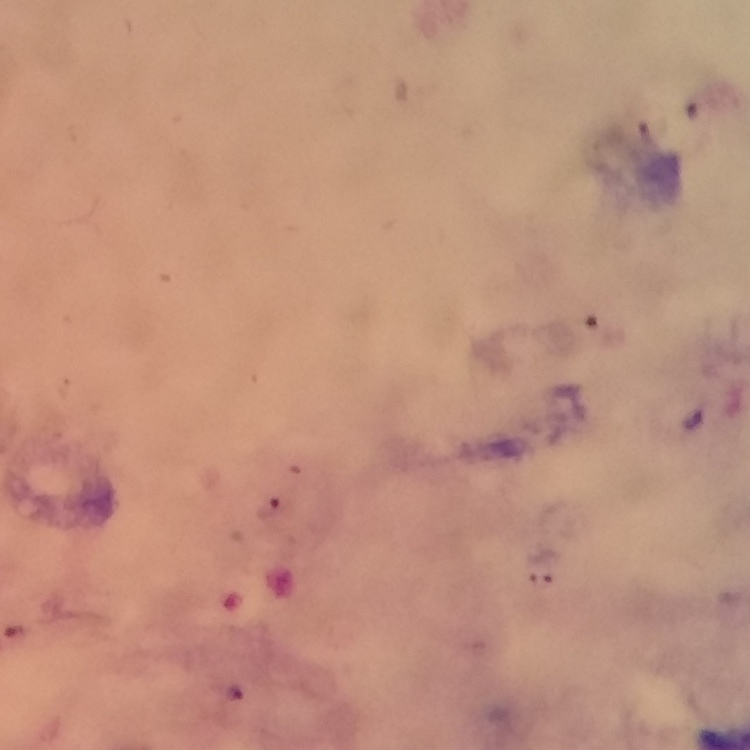
#> input picture PaluScope/data/samples/plasmodium-phone-0007.jpg, 750 x 750 px; its folder holds only this picture in this run
$ python -i extract.py   (imports and definitions only)
#> lines starting #> are read from the running program, lines starting #| are printed output that depends on the picture; after the words box and inside, x2 and y2 are one past the last pixel; in counts of white or black regions, pixels touching at a corner belong together
#> further down, picture is the input picture: shape (750, 750, 3); mean B, G, R 125.2, 145.1, 191.7
### PaluScope/src/preprocessing/color.py
"""Conversions de couleur et lissage (Membre 3).

Convention du projet : une image est un tableau NumPy RGB, uint8, de forme (H, W, 3).
ATTENTION : cv2.imread() renvoie du BGR, pas du RGB. Si tu charges avec OpenCV,
convertis d'abord : cv2.cvtColor(img, cv2.COLOR_BGR2RGB).
"""
import cv2
import numpy as np


def to_gray(image_rgb: np.ndarray) -> np.ndarray:
    """RGB (H, W, 3) -> niveaux de gris (H, W), uint8."""
    return cv2.cvtColor(image_rgb, cv2.COLOR_RGB2GRAY)
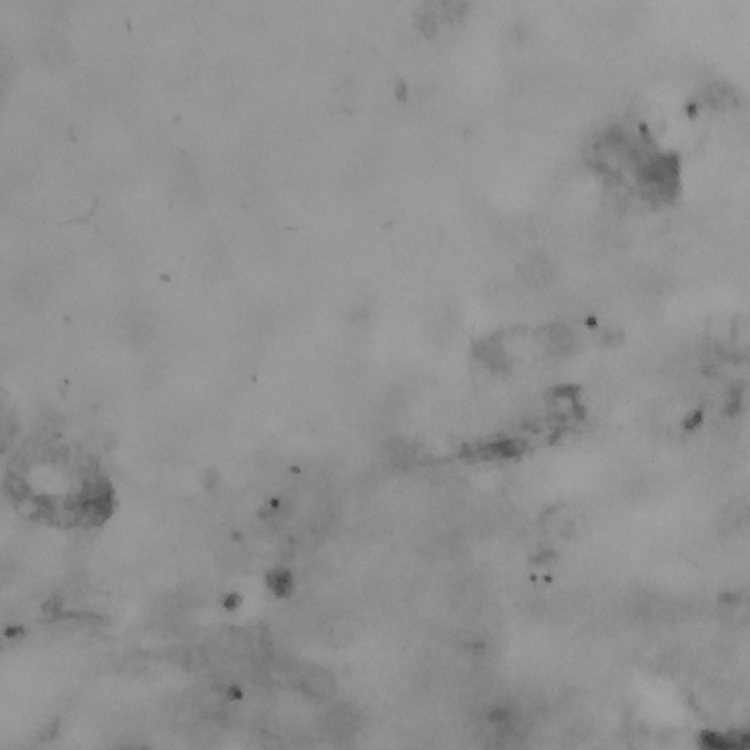
#> returned value: shape (750, 750); min 52, max 163, mean 144.5


def to_hsv(image_rgb: np.ndarray) -> np.ndarray:
    """RGB -> HSV (H, W, 3), uint8. Avec OpenCV : H in [0,179], S et V in [0,255]."""
    return cv2.cvtColor(image_rgb, cv2.COLOR_RGB2HSV)


def smooth(channel: np.ndarray, ksize: int = 3) -> np.ndarray:
    """Flou gaussien léger pour atténuer le bruit (JPEG, capteur) avant de seuiller.

    ksize doit être impair. ksize <= 1 : pas de lissage.
    """
#> called with ksize = 3
    if ksize <= 1:
        return channel
    return cv2.GaussianBlur(channel, (ksize, ksize), 0)

### PaluScope/src/candidates/extract.py
"""Extraction de régions candidates (Membre 3).

Pipeline : Image -> Gris/HSV -> Seuillage -> Morphologie
           -> Composantes connexes -> Contours -> Mesures géométriques

Idée générale : au grossissement x1000, un parasite apparaît comme une petite tache
SOMBRE sur un fond plus clair. On cherche donc de petites zones sombres, puis on
garde celles dont la taille et la forme sont plausibles. Ce sont des CANDIDATS :
on ne dit pas encore « c'est un parasite » (ce sera le rôle de la classification, Phase 2).

Format de sortie : voir docs/conventions.md.
"""
from dataclasses import dataclass

import cv2
import numpy as np

from src.preprocessing.color import smooth, to_gray


@dataclass(frozen=True)
class CandidateParams:
    """Tous les réglages au même endroit : faciles à modifier et à documenter."""

    channel: str = "gray"        # "gray" ou "green" (canal vert : souvent plus contrasté sur frottis colorés)
    smooth_ksize: int = 3        # lissage gaussien (impair)
    blackhat_ksize: int = 15     # doit être PLUS GRAND que les taches à détecter (en px)
    min_contrast: float = 20.0   # seuil plancher (niveaux de gris). Trop bas : des taches voisines fusionnent (puis rejetées car trop grosses) et le bruit passe
    open_ksize: int = 3          # ouverture : supprime les petits pixels isolés (0 = désactivé)
    close_ksize: int = 3         # fermeture : rebouche les petits trous dans une tache (0 = désactivé)
    min_area: float = 10.0       # px² - en dessous : bruit (5 % des vrais parasites ont < 16 px²)
    max_area: float = 150.0      # px² - au dessus : cellule blanche, amas... (99 % des vrais parasites ont < 146 px² sur 200 images)
    min_circularity: float = 0.30  # 1 = cercle parfait. À cette taille (~9 px de diamètre) elle sépare peu : presque tout vaut ~1


# ----------------------------------------------------------------------------
# Étapes du pipeline (chacune est testable et visualisable séparément)
# ----------------------------------------------------------------------------
def get_channel(image_rgb: np.ndarray, params: CandidateParams) -> np.ndarray:
    """Étape 1 : choisir l'image 1-canal sur laquelle on travaille."""
    if params.channel == "green":
        ch = image_rgb[:, :, 1]
    elif params.channel == "gray":
        ch = to_gray(image_rgb)
    else:
        raise ValueError(f"channel inconnu : {params.channel!r} (attendu : 'gray' ou 'green')")
    return smooth(ch, params.smooth_ksize)


def darkness_map(channel: np.ndarray, ksize: int) -> np.ndarray:
    """Étape 2 : carte « de sombreur locale » par black-hat.

    black-hat = fermeture(image) - image. Une fermeture « comble » les petites taches
    sombres avec la couleur du fond voisin ; en soustrayant l'image d'origine il ne reste
    que ces petites taches sombres, indépendamment de la teinte globale du frottis.
    C'est ce qui nous protège de la forte variabilité de couleur entre images.
    """
#> called with ksize = 15
    kernel = cv2.getStructuringElement(cv2.MORPH_ELLIPSE, (ksize, ksize))
    return cv2.morphologyEx(channel, cv2.MORPH_BLACKHAT, kernel)
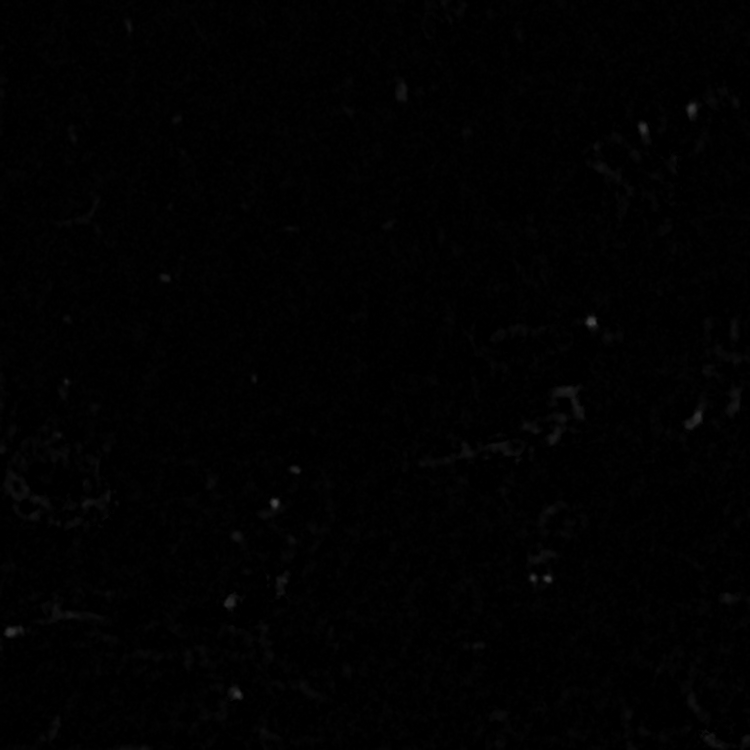
#> returned value: shape (750, 750); min 0, max 72, mean 1.4


def threshold_map(dark: np.ndarray, min_contrast: float) -> tuple:
    """Étape 3 : seuillage. Retourne (masque binaire 0/255, seuil utilisé).

    On prend le seuil d'Otsu (choisi automatiquement) mais jamais en dessous de
    `min_contrast`, sinon sur une image sans rien de sombre Otsu couperait du bruit.
    """
#> called with min_contrast = 20
    otsu_value, _ = cv2.threshold(dark, 0, 255, cv2.THRESH_BINARY + cv2.THRESH_OTSU)
#> otsu_value = 7
    thr = max(float(otsu_value), float(min_contrast))
#> thr = 20
    _, mask = cv2.threshold(dark, thr, 255, cv2.THRESH_BINARY)
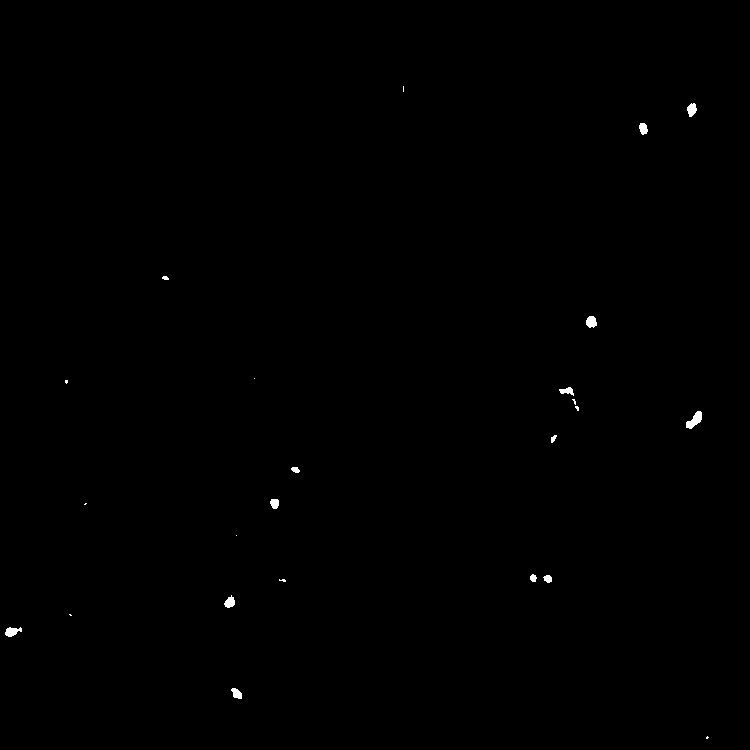
#> mask: shape (750, 750); 0.2% white; 24 white regions (10 under 20 px), largest, box (x1, y1, x2, y2) and area: (686, 411, 702, 429) 157, (5, 627, 22, 637) 109, (586, 316, 597, 328) 103
    return mask, thr


def clean_mask(mask: np.ndarray, open_ksize: int, close_ksize: int) -> np.ndarray:
    """Étape 4 : morphologie. Ouverture (enlève le bruit) puis fermeture (rebouche les trous)."""
#> called with open_ksize = 3, close_ksize = 3
    out = mask
    if open_ksize and open_ksize > 1:
        k = cv2.getStructuringElement(cv2.MORPH_ELLIPSE, (open_ksize, open_ksize))
        out = cv2.morphologyEx(out, cv2.MORPH_OPEN, k)
#> out: shape (750, 750); 0.19% white; 18 white regions (4 under 20 px), largest, box (x1, y1, x2, y2) and area: (686, 411, 702, 429) 156, (5, 627, 22, 637) 108, (586, 316, 597, 328) 102
    if close_ksize and close_ksize > 1:
        k = cv2.getStructuringElement(cv2.MORPH_ELLIPSE, (close_ksize, close_ksize))
        out = cv2.morphologyEx(out, cv2.MORPH_CLOSE, k)
    return out


def measure_regions(mask: np.ndarray, params: CandidateParams) -> list:
    """Étapes 5-6-7 : composantes connexes, contours, aire / périmètre / circularité."""
    n_labels, labels, stats, _ = cv2.connectedComponentsWithStats(mask, connectivity=8)
#> labels: shape (750, 750) int32; 19 distinct labels, from 0 to 18
#> n_labels = 19; stats = 19 rows, first 6: [0, 0, 750, 750, 561434], [687, 103, 10, 14, 97], [639, 123, 9, 12, 79], [162, 276, 7, 4, 20], [586, 316, 11, 12, 102], [65, 380, 3, 4, 8]
    regions = []
    for lab in range(1, n_labels):  # 0 = fond
        x, y, w, h, area = (int(v) for v in stats[lab])
        if area < params.min_area or area > params.max_area:
            continue
        # contour externe de CETTE composante (on travaille sur un petit recadrage)
        sub = (labels[y:y + h, x:x + w] == lab).astype(np.uint8)
        contours, _ = cv2.findContours(sub, cv2.RETR_EXTERNAL, cv2.CHAIN_APPROX_NONE)
        if not contours:
            continue
        cnt = max(contours, key=len)
        perimeter = float(cv2.arcLength(cnt, True))
        if perimeter <= 0:
            continue
        circularity = min(1.0, 4.0 * np.pi * area / perimeter ** 2)
        if circularity < params.min_circularity:
            continue
        regions.append({
            "id": len(regions),
            "bbox": (x, y, w, h),
            "area": float(area),
            "perimeter": perimeter,
            "circularity": float(circularity),
        })
#> this loop made 18 passes
#> (x, y, w, h, area, contours, perimeter, circularity) on passes 1, 2, 3, 4, 6, 9, 10: (687, 103, 10, 14, 97, 1 contour; box (x1, y1, x2, y2) and area: (0, 0, 10, 14) 81, 36.63, 0.909), (639, 123, 9, 12, 79, 1 contour; box (x1, y1, x2, y2) and area: (0, 0, 9, 12) 64, 31.56, 0.997), (162, 276, 7, 4, 20, 1 contour, all with area under 20, 14.49, 1), (586, 316, 11, 12, 102, 1 contour; box (x1, y1, x2, y2) and area: (0, 0, 11, 12) 86, 35.8, 1), (559, 387, 15, 8, 73, 1 contour; box (x1, y1, x2, y2) and area: (0, 0, 15, 8) 56, 37.8, 0.642), (551, 435, 6, 8, 27, 1 contour, all with area under 20, 18.73, 0.967), (291, 467, 9, 6, 39, 1 contour; box (x1, y1, x2, y2) and area: (0, 0, 9, 6) 29, 21.31, 1)
#> (x, y, w, h, area) on pass 8: (686, 411, 16, 18, 156)
#> after the loop, regions = 14 items
    return regions


# ----------------------------------------------------------------------------
# Point d'entrée
# ----------------------------------------------------------------------------
def extract_candidates(image, params: CandidateParams = None) -> list:
    """Retourne la liste des régions candidates (voir docs/conventions.md).

    image : tableau NumPy RGB uint8 (H, W, 3).
    Chaque candidat : {"id", "bbox": (x, y, w, h), "area", "perimeter", "circularity"}.
    """
    params = params or CandidateParams()
    image = np.asarray(image)
    if image.ndim != 3 or image.shape[2] != 3 or image.dtype != np.uint8:
        raise ValueError("image attendue : tableau RGB uint8 de forme (H, W, 3)")
    channel = get_channel(image, params)
    dark = darkness_map(channel, params.blackhat_ksize)
    mask, _ = threshold_map(dark, params.min_contrast)
    mask = clean_mask(mask, params.open_ksize, params.close_ksize)
    return measure_regions(mask, params)


def run_pipeline_steps(image, params: CandidateParams = None) -> dict:
    """Comme extract_candidates, mais renvoie aussi les images intermédiaires
    (pour les visualiser dans un notebook et EXPLIQUER chaque étape)."""
    params = params or CandidateParams()
    channel = get_channel(image, params)
    dark = darkness_map(channel, params.blackhat_ksize)
    raw_mask, thr = threshold_map(dark, params.min_contrast)
    mask = clean_mask(raw_mask, params.open_ksize, params.close_ksize)
    return {
        "channel": channel, "darkness": dark, "threshold": thr,
        "raw_mask": raw_mask, "clean_mask": mask,
        "candidates": measure_regions(mask, params),
    }


__all__ = ["CandidateParams", "extract_candidates", "run_pipeline_steps"]

>>> import cv2
>>> picture = cv2.imread('../../data/samples/plasmodium-phone-0007.jpg')
>>> result = extract_candidates(picture)
#> result = 14 items

$ run again, on PaluScope/data/samples/plasmodium-phone-0063.jpg
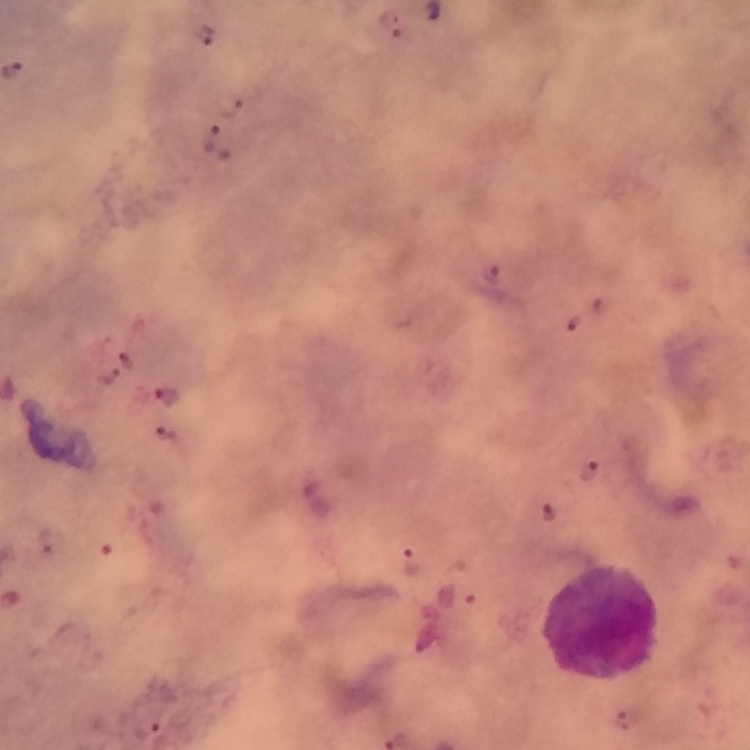
#> input picture PaluScope/data/samples/plasmodium-phone-0063.jpg, 750 x 750 px
#> picture is the input picture: shape (750, 750, 3); mean B, G, R 125.1, 135.5, 193.6
#> in darkness_map, `return cv2.morphologyEx(channel, cv2.MORPH_BLACKHAT, kernel)`:
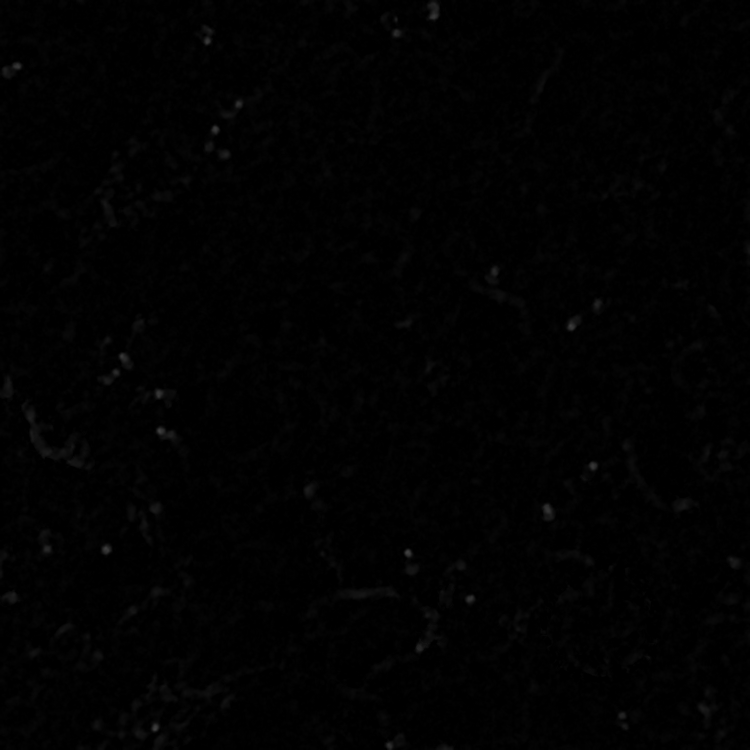
#> returned value: shape (750, 750); min 0, max 65, mean 1.7
#> otsu_value = 7
#> thr = 20
#> in threshold_map, `_, mask = cv2.threshold(dark, thr, 255, cv2.THRESH_BINARY)`:
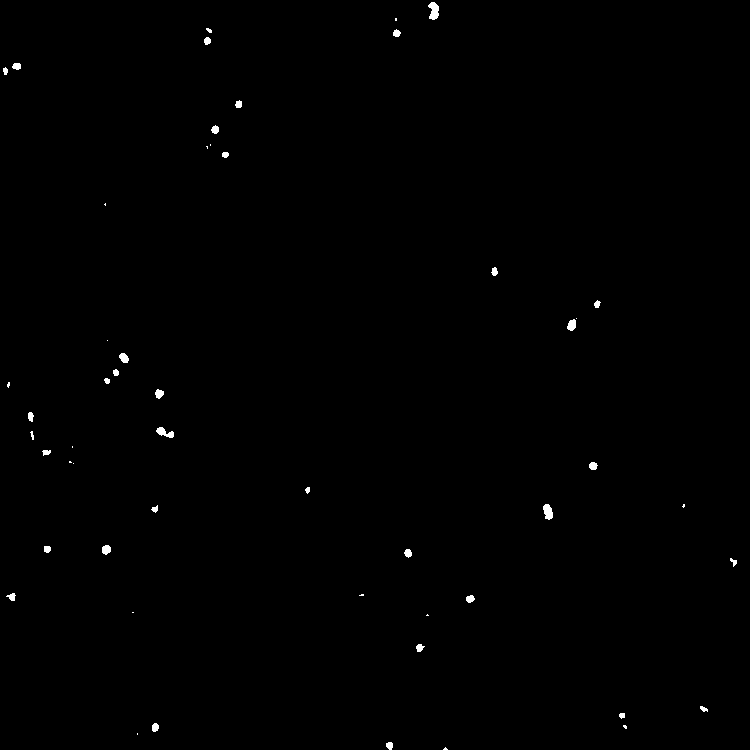
#> mask: shape (750, 750); 0.33% white; 52 white regions (17 under 20 px), largest, box (x1, y1, x2, y2) and area: (428, 2, 439, 20) 140, (543, 504, 553, 520) 117, (156, 427, 174, 438) 106
#> labels: shape (750, 750) int32; 40 distinct labels, from 0 to 39
#> n_labels = 40; stats = 40 rows, first 6: [0, 0, 750, 750, 560769], [428, 2, 11, 18, 139], [206, 28, 6, 5, 18], [393, 29, 8, 8, 44], [204, 37, 7, 8, 43], [12, 63, 9, 7, 50]
#> the loop in measure_regions, `for lab in range(1, n_labels):` made 39 passes
#> (x, y, w, h, area, contours, perimeter, circularity) on passes 1, 3, 4, 5: (428, 2, 11, 18, 139, 1 contour; box (x1, y1, x2, y2) and area: (0, 0, 11, 18) 117, 50.28, 0.691), (393, 29, 8, 8, 44, 1 contour; box (x1, y1, x2, y2) and area: (0, 0, 8, 8) 34, 22.14, 1), (204, 37, 7, 8, 43, 1 contour; box (x1, y1, x2, y2) and area: (0, 0, 7, 8) 33, 21.31, 1), (12, 63, 9, 7, 50, 1 contour; box (x1, y1, x2, y2) and area: (0, 0, 9, 7) 38, 23.9, 1)
#> after the loop in measure_regions, `for lab in range(1, n_labels):`: regions = 36 items

$ run again, on PaluScope/data/samples/plasmodium-phone-0067.jpg
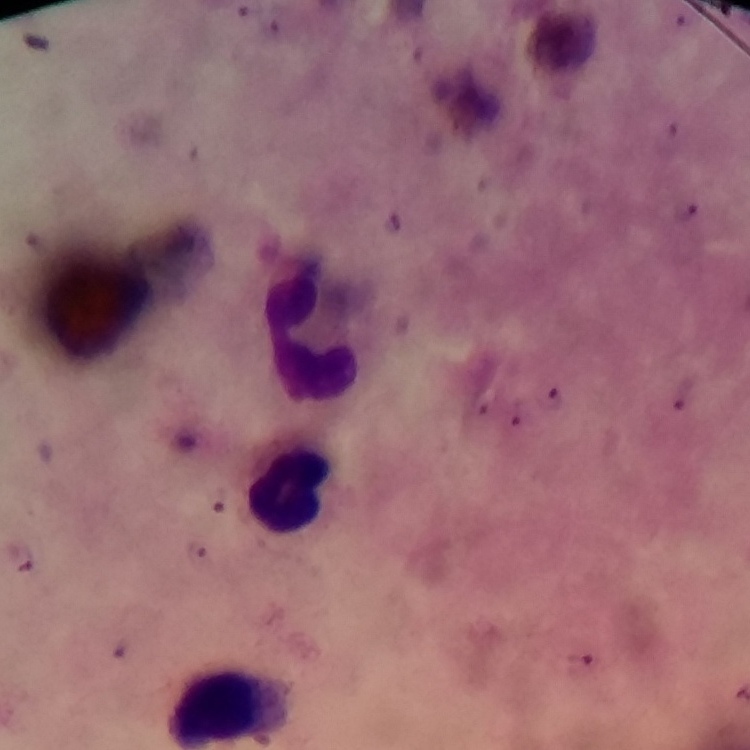
#> input picture PaluScope/data/samples/plasmodium-phone-0067.jpg, 750 x 750 px
#> picture is the input picture: shape (750, 750, 3); mean B, G, R 115.3, 105.7, 151.8
#> in darkness_map, `return cv2.morphologyEx(channel, cv2.MORPH_BLACKHAT, kernel)`:
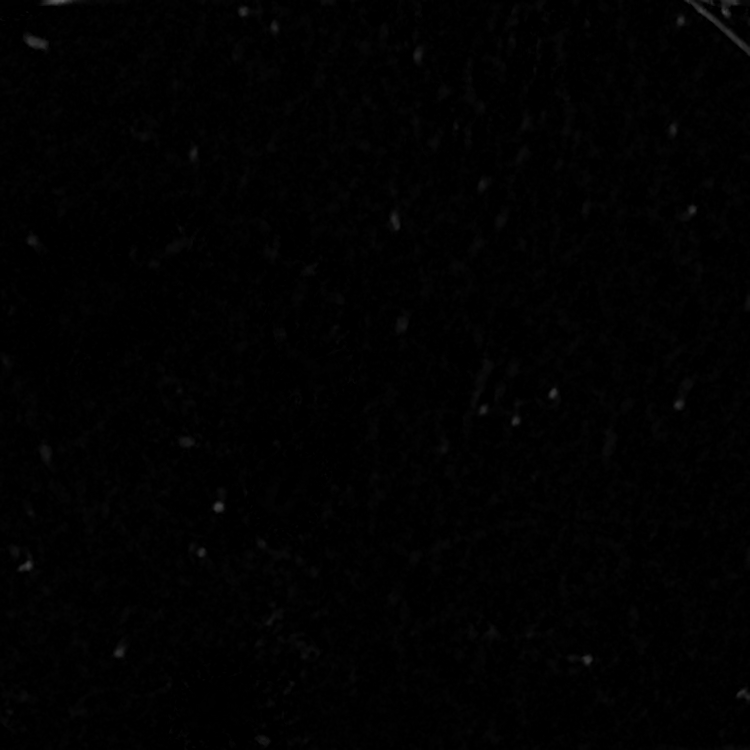
#> returned value: shape (750, 750); min 0, max 92, mean 1.6
#> otsu_value = 16
#> thr = 20
#> in threshold_map, `_, mask = cv2.threshold(dark, thr, 255, cv2.THRESH_BINARY)`:
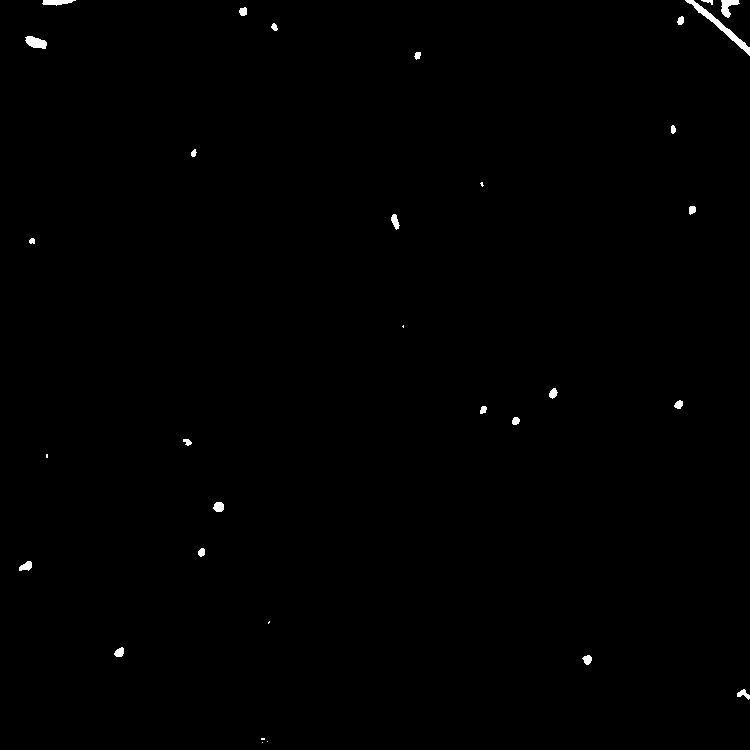
#> mask: shape (750, 750); 0.39% white; 32 white regions (7 under 20 px), largest, box (x1, y1, x2, y2) and area: (685, 0, 750, 56) 473, (25, 36, 47, 49) 194, (721, 0, 740, 18) 178
#> labels: shape (750, 750) int32; 27 distinct labels, from 0 to 26
#> n_labels = 27; stats = 27 rows, first 6: [0, 0, 750, 750, 560389], [42, 0, 32, 6, 136], [685, 0, 65, 56, 472], [702, 0, 11, 4, 27], [721, 0, 18, 18, 177], [239, 7, 8, 9, 56]
#> the loop in measure_regions, `for lab in range(1, n_labels):` made 26 passes
#> (x, y, w, h, area, contours, perimeter, circularity) on passes 1, 3, 5, 6: (42, 0, 32, 6, 136, 1 contour; box (x1, y1, x2, y2) and area: (0, 0, 32, 6) 103, 67.31, 0.377), (702, 0, 11, 4, 27, 1 contour, all with area under 20, 24.49, 0.566), (239, 7, 8, 9, 56, 1 contour; box (x1, y1, x2, y2) and area: (0, 0, 8, 9) 44, 25.31, 1), (677, 16, 7, 9, 47, 1 contour; box (x1, y1, x2, y2) and area: (0, 0, 7, 9) 36, 23.31, 1)
#> after the loop in measure_regions, `for lab in range(1, n_labels):`: regions = 23 items
